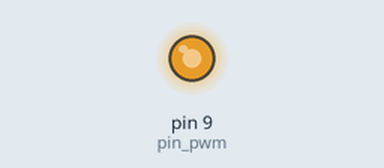
Simulated run of this sketch. Board: Arduino Uno, built with avr-gcc and run on an emulated ATmega328P. Parts: output pins drawn as LEDs (lit = HIGH).

Above: at 0.1 s.
Timing chart, 0 to 1.6 s (numbered marks = the images above):
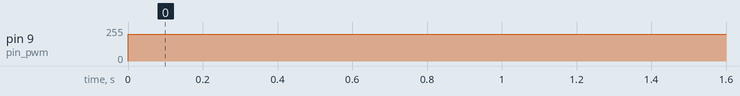

The sketch:

experiment_pwm.ino
```cpp
int pin_pwm = 9;
void setup() {
  pinMode(pin_pwm, OUTPUT);
  Serial.begin(9600);
}

void loop() {
  analogWrite(pin_pwm,200);
}
```

Measured:
- by itself, pin 9 (pin_pwm): 0/255 → 200/255 at 0.00 s
